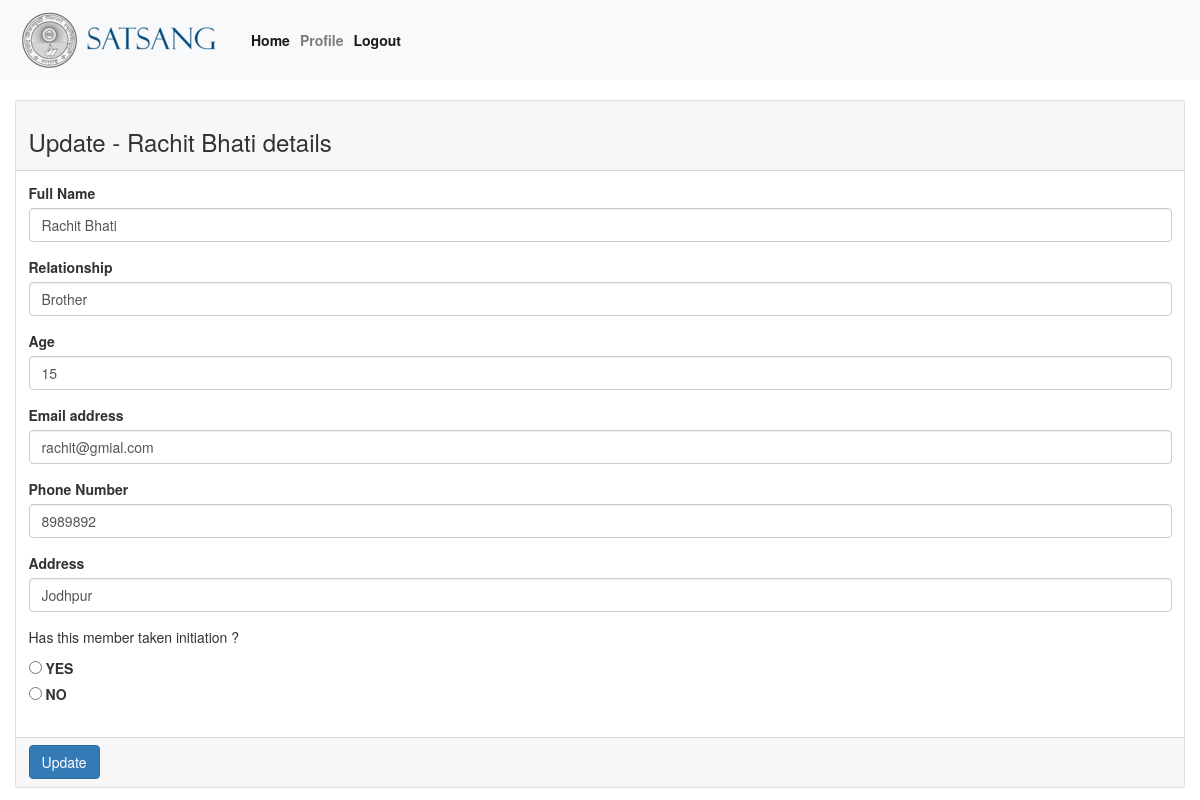
Page /update_family_member/2/ (signed in) on the committed database.
### family/models.py (models this page shows, shortened)
class FamilyMembers(models.Model):
    initation_choices = (('yes', 'YES') ,('no','NO'))
    familyhead = models.ForeignKey(FamilyHead, on_delete = models.CASCADE)
    full_name = models.CharField(max_length=150)
    relationship = models.CharField(max_length=100)
    phone_number = models.CharField(max_length=50)
    address = models.CharField(max_length=200)
    age = models.PositiveIntegerField()
    email = models.EmailField(max_length=150)
    initiation = models.CharField(choices=initation_choices, max_length=3)

### family/views.py (the view, shortened to what this page needs)
# urls.py: path('update_family_member/<int:pk>/', views.updateFamilyMember, name='update_family_member'),
@login_required(login_url='/login_req')
def updateFamilyMember(request, pk):
    member = request.user.familyhead.familymembers_set.get(id = pk)
    return render(request, 'update_family_member.html', {'member':member})

### templates/update_family_member.html (shortened to what this page needs)
{%load static%}
<!DOCTYPE html>
<html lang="en">
<head>
    <link rel="stylesheet" href="https://maxcdn.bootstrapcdn.com/bootstrap/4.0.0/css/bootstrap.min.css">
    <link rel="stylesheet" href="font-awesome-4.7.0/css/font-awesome.min.css">
    <link rel="stylesheet" href="https://maxcdn.bootstrapcdn.com/bootstrap/3.3.7/css/bootstrap.min.css">
    <link rel="stylesheet" href="{%static 'updatehead.css' %}">
</head>
<body>
    <nav class="navbar navbar-expand-lg navbar-light bg-light">
        <a class="nav-link" href="{%url 'index'%}"><img src="/static/images/logo.png"></a>
         <div class="collapse navbar-collapse" id="navbarNav">
           <ul class="navbar-nav">
             <li class="nav-item active">
               <a class="nav-link" href="{%url 'index'%}"><strong>Home</strong> </a>
             </li>
             {% if user.is_authenticated %}
          <li class="nav-item">
            <a class="nav-link" href="{%url 'user_profile'%}"><strong>Profile</strong></a>
          </li>
          <li class="nav-item active">
            <a class="nav-link login-register" href="{% url 'logout'%}"><strong>Logout</strong> </a>
          </li>
          {%endif%}
           </ul>
         </div>
       </nav>
<section class="content">
    <div class="container-fluid">
        <div class="row">
        <div class="col-md-12">
            <div class="card card-primary">
                <div class="card-header">
                    <h3 class="card-title">Update - {{member.full_name}} details</h3>
                </div>
                <form method="POST" >
                    <div class="card-body">
                        <div class="form-group">
                            <label>Full Name</label>
                            <input type = "text" class = "form-control" name = "full_name" placeholder="First Name" value="{{member.full_name}}">
                        </div>
                        <div class="form-group">
                            <label>Relationship</label>
                            <input type = "text" class = "form-control" name = "relationship" placeholder="First Name" value="{{member.relationship}}">
                        </div>
                        <div class="form-group">
                            <label>Age</label>
                            <input type = "text" class = "form-control" name = "age" placeholder="First Name" value="{{member.age}}">
                        </div>
                        <div class="form-group">
                            <label>Email address</label>
                            <input type="email" class="form-control" name="email" placeholder="E-mail Address" value="{{member.email}}">
                        </div>
                        <div class="form-group">
                            <label>Phone Number</label>
                            <input type="text" class="form-control" name="phone_number" placeholder="Phone Number" value="{{member.phone_number}}">
                        </div>
                        <div class="form-group">
                            <label>Address</label>
                            <input class="form-control" name="address" placeholder="Address" value="{{member.address}}">
                        </div>
                        <div class="form-group">
                            <p>Has this member taken initiation ?</p>
                              <input type="radio" id="yes" name="initiation" value="YES">
                              <label for="yes">YES</label><br>
                              <input type="radio" id="no" name="initiation" value="NO">
                              <label for="no">NO</label><br>
                      </div>
                    </div>
                    <div class="card-footer">
                        <button type="submit" class="btn btn-primary">Update</button>
                    </div>
                </form>
            </div>
            </div>
        </div>
    </div>
</section>
</body>

### rows in the picture
FamilyMembers: full_name "Rachit Bhati", relationship "Brother", age "15", email "rachit@gmial.com", phone_number "8989892", address "Jodhpur"
